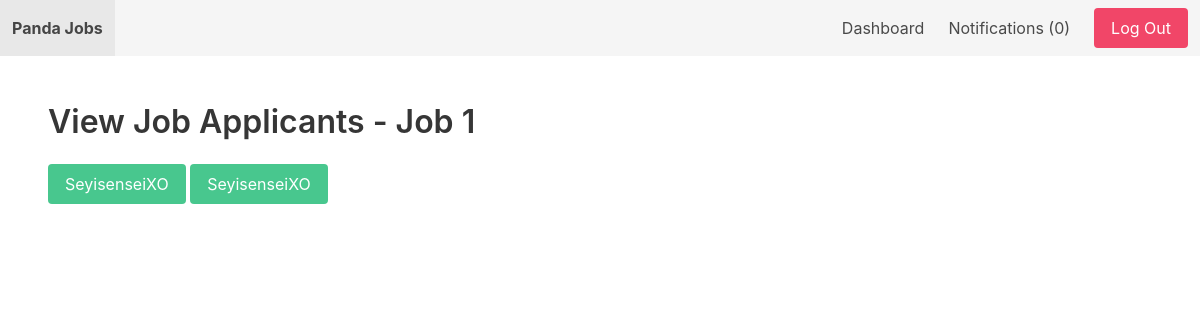
Page /userprofile/job/1/ (signed in) on the committed database.
### apps/jobs/models.py (models this page shows, shortened)
class Job(models.Model):
    SIZE_1_9 = 'size_1_9'
    SIZE_10_49 = 'size_10_49'
    SIZE_50_99 = 'size_50_99'
    SIZE_100 = 'size_100'
    SIZE_CHOICES = (
        (SIZE_1_9, '1-9'),
        (SIZE_10_49, '10-49'),
        (SIZE_50_99, '50-99'),
        (SIZE_100, '100+'),
    )
    title = models.CharField(max_length=100)
    summary = models.TextField()
    full_description = models.TextField()
    company_name = models.CharField(max_length=100)
    company_location = models.CharField(max_length=100, blank=True, null=True)
    company_size = models.CharField(max_length=20, choices=SIZE_CHOICES, default=SIZE_1_9)
    created_by= models.ForeignKey(User, related_name='jobs', on_delete=models.CASCADE)
    created_at = models.DateTimeField(auto_now_add=True)
    updated_at = models.DateTimeField(auto_now=True)
    is_active = models.BooleanField(default=True)

class JobApplication(models.Model):
    job = models.ForeignKey(Job, related_name='applications', on_delete=models.CASCADE)
    content = models.TextField()
    experience = models.TextField()
    created_at = models.DateTimeField(auto_now_add=True)
    created_by = models.ForeignKey(User, related_name='applications', on_delete=models.CASCADE)
    updated_at = models.DateTimeField(auto_now=True)

### apps/userprofile/views.py (the view)
# urls.py: path('job/<int:job_id>/', view_dashboard_job, name='view_dashboard_job'),
@login_required
def view_dashboard_job(request, job_id):
    job = get_object_or_404(Job, pk=job_id, created_by=request.user)
    return render(request, 'view_dashboard_job.html', {'job':job})

### apps/notifications/context_processors.py (called while the page is built)
def notification(request):
    if request.user.is_authenticated:
        return {'notifications': request.user.notifications.filter(is_read=False)}
    else:
        return {'notifications': []}

### apps/userprofile/templates/view_dashboard_job.html
{% extends 'base.html' %}
{% block content %}
    <h2 class="title">View Job Applicants - {{ job.title }}</h2>
    {% for application in job.applications.all %}
        <a class="button is-success" href="{% url 'view_application' application.id %}">{{ application.created_by.username }}</a>
    {% endfor %}
{% endblock %}

### rows in the picture
Job: title "Job 1"
JobApplication: created_by.username "SeyisenseiXO"
JobApplication: created_by.username "SeyisenseiXO"

### other values in the picture
{{ notifications.count }} "0"
